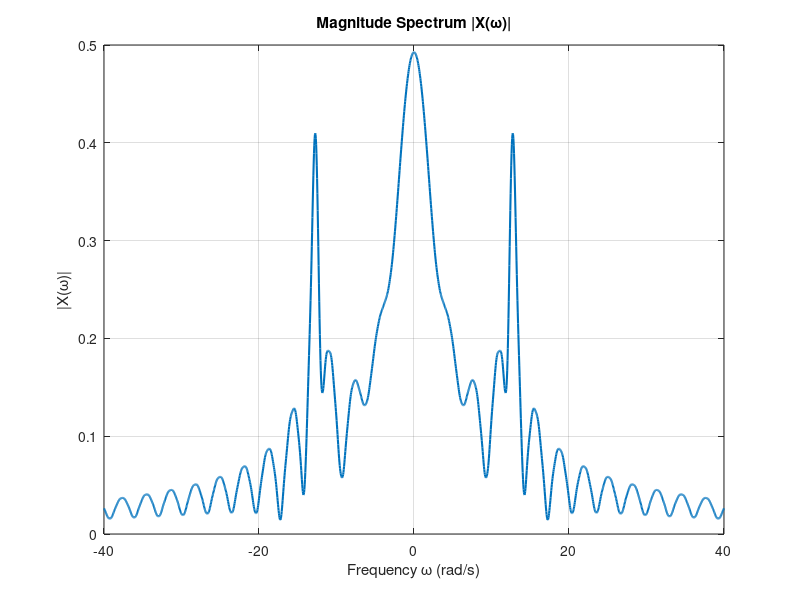
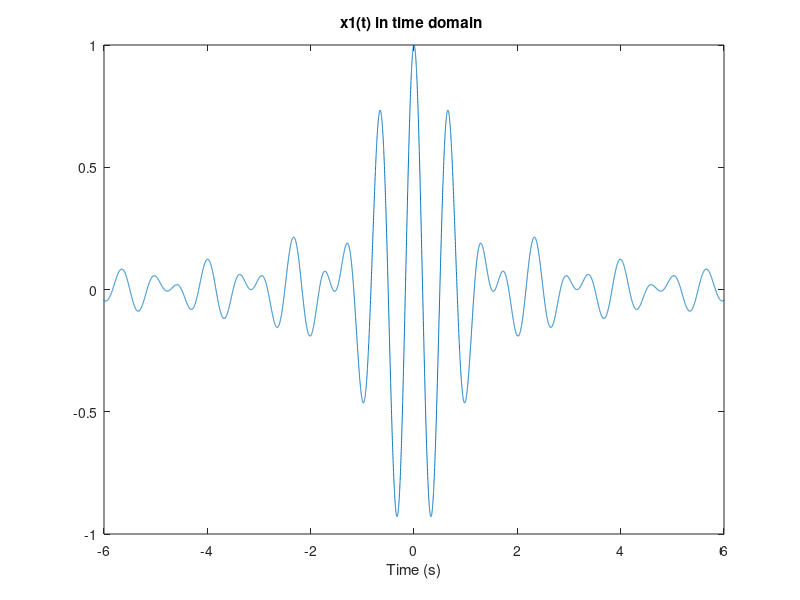
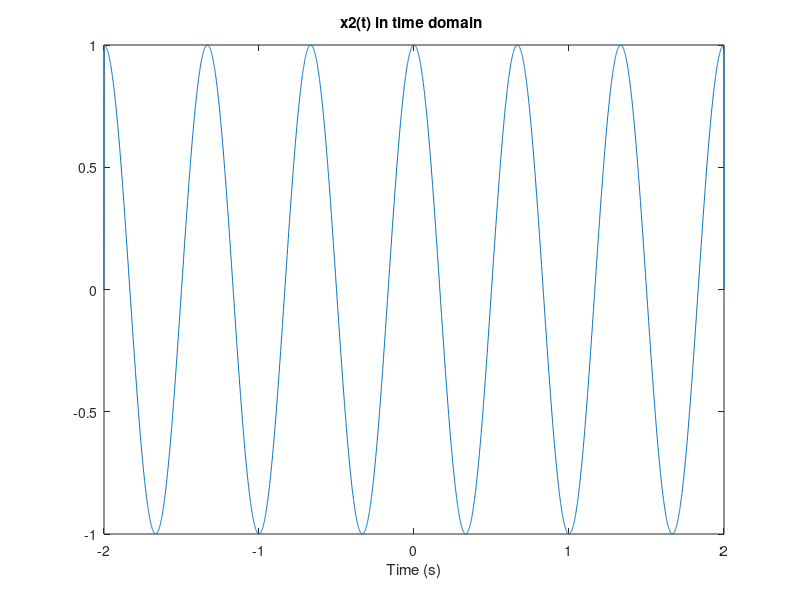
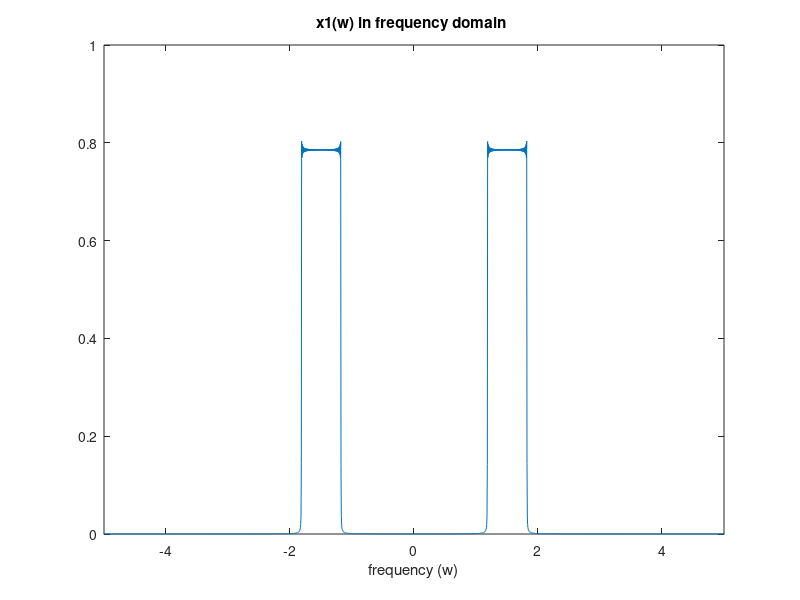

Here is the MATLAB script that generated these plots, in order:
                                 %PART I 	    
                    
                    %QUESTION 1:


fs = 1000;                 
t = linspace(0, 10, 10*fs + 1);

x1 = exp(-2.*t) .* (t >= 0 & t < 2);
x2 = cos(4*pi.*t) .* exp(-0.5.*t) .* (t >= 2);
x = x1 + x2;

w = linspace(-40, 40, 2000); 
X = zeros(size(w));

for i = 1:length(w)
   
    X(i) = sum( x .* exp(-1j .* w(i) .* t) ) /fs; 
end

figure;
plot(w, abs(X), 'LineWidth', 1.5);
title('Magnitude Spectrum |X(\omega)|');
xlabel('Frequency \omega (rad/s)');
ylabel('|X(\omega)|');
grid on;

E_tot = sum(abs(x).^2) /fs;
E_density = abs(X).^2;
dw = w(2) - w(1);
cumulative_E = cumsum(E_density) * dw / (2*pi);
tot_freq_E = cumulative_E(end);
up_bound = 0.95 * tot_freq_E; 
idx_up = find(cumulative_E >= up_bound, 1);
W_95 = w(idx_up);

fprintf('\nTotal Energy (Time): %f Joules\n', E_tot);
fprintf('Total Energy (Freq): %f Joules\n', tot_freq_E);
fprintf('95%% Energy upper frequency bound: %f rad/s\n', W_95);
fprintf('Total 95%% Bandwidth (from -W to W): %f rad/s\n\n', 2*W_95);




									%QUESTION 2:


fs= 1000;
 t= linspace(-100,100,200*fs);

 s = sin (2*t) ./ (2* t);
 s( t == 0) = 1;

 x1 = s .* cos( 3* pi *t);
 
 figure
 plot(t,x1);
 xlabel(" Time (s) ");
 title('x1(t) in time domain ');
 xlim([-6,6]);
 
 r =( t>=-2 & t<=2);

 x2= r .* cos( 3* pi *t);
 
 figure
 plot(t,x2);
 xlabel(" Time (s) ");
 title('x2(t) in time domain ');
 xlim([-2,2]);
  
 % fourier transfrom for both two functions
 
 xf1=fftshift(fft(x1)) / fs;
 f1=linspace( -fs/2, fs/2 ,length(xf1));
 figure
 plot(f1,abs(xf1));
 xlim([-5 5]);
 xlabel(" frequency (w) ");
 title('x1(w) in frequency domain ');
 
 xf2=fftshift(fft(x2)) / fs;
 f2=linspace( -fs/2, fs/2 ,length(xf2));
 figure
 plot(f2,abs(xf2));
 xlim([-5 5]);
 xlabel(" frequency (w) ");
 title('x2(w) in frequency domain ');



									%QUESTION 3:


fs=1000;
T = 4;
w =2*pi /4;

t= linspace(-2,2,4*fs);
x=[linspace(-2 ,0, 2*fs)+2 2*ones(1,2*fs)];

n=-15:15;

Dn=zeros(size(n));

for i= 1:length(n)
    Dn(i) = (1/T) .* sum(x .* exp( -1i .* w .* n(i) .*t))./fs;
end

phase_degrees = rad2deg(angle(Dn)); 

figure
stem(n,abs(Dn));
title('Magnitude Spectrum');
figure
stem(n,phase_degrees);
title('Phase Spectrum (Degrees)');
xlabel('n');
ylabel('\theta (degrees)');

x_fourier = zeros(size(t));

for i=1: length(n)
    x_fourier = x_fourier + Dn(i) .*exp( 1i *w *n(i) *t);
end

figure
plot(t,x);
hold on
plot(t, real(x_fourier));
title('Signal Reconstruction');
